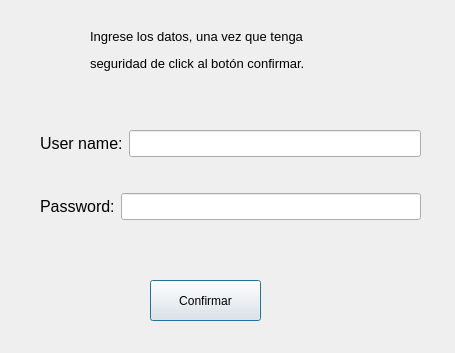
<?xml version="1.0" encoding="UTF-8"?>
<ui version="4.0">
 <class>User</class>
 <widget class="QDialog" name="User">
  <property name="geometry">
   <rect>
    <x>0</x>
    <y>0</y>
    <width>455</width>
    <height>353</height>
   </rect>
  </property>
  <property name="windowTitle">
   <string>Dialog</string>
  </property>
  <widget class="QPushButton" name="pushButton">
   <property name="geometry">
    <rect>
     <x>150</x>
     <y>280</y>
     <width>111</width>
     <height>41</height>
    </rect>
   </property>
   <property name="text">
    <string>Confirmar</string>
   </property>
  </widget>
  <widget class="QLabel" name="label_3">
   <property name="geometry">
    <rect>
     <x>90</x>
     <y>20</y>
     <width>281</width>
     <height>61</height>
    </rect>
   </property>
   <property name="text">
    <string>&lt;html&gt;&lt;head/&gt;&lt;body&gt;&lt;p&gt;&lt;span style=&quot; font-size:10pt;&quot;&gt;Ingrese los datos, una vez que tenga &lt;/span&gt;&lt;/p&gt;&lt;p&gt;&lt;span style=&quot; font-size:10pt;&quot;&gt;seguridad de click al botón confirmar.&lt;/span&gt;&lt;/p&gt;&lt;/body&gt;&lt;/html&gt;</string>
   </property>
  </widget>
  <widget class="QWidget" name="">
   <property name="geometry">
    <rect>
     <x>40</x>
     <y>100</y>
     <width>381</width>
     <height>151</height>
    </rect>
   </property>
   <layout class="QVBoxLayout" name="verticalLayout">
    <item>
     <layout class="QHBoxLayout" name="horizontalLayout">
      <item>
       <widget class="QLabel" name="label">
        <property name="font">
         <font>
          <family>Arial</family>
          <pointsize>12</pointsize>
         </font>
        </property>
        <property name="text">
         <string>User name:</string>
        </property>
       </widget>
      </item>
      <item>
       <widget class="QLineEdit" name="User_2">
        <property name="font">
         <font>
          <family>Arial</family>
          <pointsize>12</pointsize>
         </font>
        </property>
       </widget>
      </item>
     </layout>
    </item>
    <item>
     <layout class="QHBoxLayout" name="horizontalLayout_2">
      <item>
       <widget class="QLabel" name="label_2">
        <property name="font">
         <font>
          <family>Arial</family>
          <pointsize>12</pointsize>
         </font>
        </property>
        <property name="text">
         <string>Password:</string>
        </property>
       </widget>
      </item>
      <item>
       <widget class="QLineEdit" name="Password">
        <property name="font">
         <font>
          <family>Arial</family>
          <pointsize>12</pointsize>
         </font>
        </property>
        <property name="echoMode">
         <enum>QLineEdit::Password</enum>
        </property>
       </widget>
      </item>
     </layout>
    </item>
   </layout>
  </widget>
 </widget>
 <resources/>
 <connections/>
</ui>
